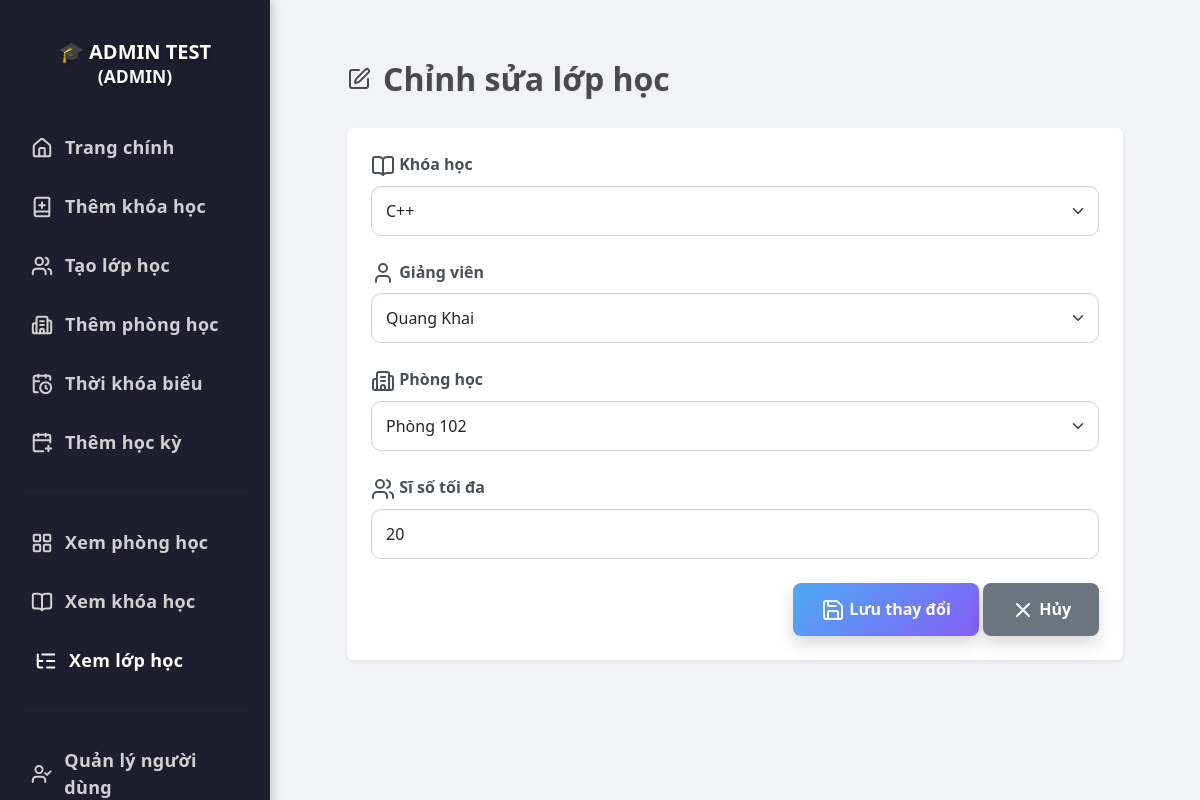
Screenshot of /edit-class/21 (signed in) with the database file from the repository.
### tables this page shows
CREATE TABLE users (
            id INTEGER PRIMARY KEY AUTOINCREMENT,
            full_name TEXT NOT NULL,
            email TEXT NOT NULL UNIQUE,
            password TEXT NOT NULL,
            role TEXT NOT NULL CHECK (role IN ('student', 'teacher', 'admin')),
            dob DATE,                
            phone TEXT,             
            gender TEXT CHECK (gender IN ('male', 'female', 'other')), 
            cccd TEXT              
        , image TEXT);

CREATE TABLE classes (
            id INTEGER PRIMARY KEY AUTOINCREMENT,
            course_id INTEGER NOT NULL,
            teacher_id INTEGER NOT NULL,
            room_id INTEGER NOT NULL,
            capacity INTEGER NOT NULL CHECK (capacity > 0),
            registered INTEGER DEFAULT 0, semester_id INTEGER REFERENCES semesters(id),
            FOREIGN KEY (course_id) REFERENCES courses(id),
            FOREIGN KEY (teacher_id) REFERENCES users(id),
            FOREIGN KEY (room_id) REFERENCES rooms(id)
        );

CREATE TABLE courses (
            id INTEGER PRIMARY KEY AUTOINCREMENT,
            name TEXT NOT NULL UNIQUE,
            description TEXT
        , image TEXT);

CREATE TABLE rooms (
            id INTEGER PRIMARY KEY AUTOINCREMENT,
            name TEXT NOT NULL UNIQUE,
            status TEXT NOT NULL CHECK (status IN ('available', 'occupied', 'maintenance'))
        );

### app.py (the view, shortened to what this page needs)
@app.route('/edit-class/<int:class_id>', methods=['GET', 'POST'])
@login_required
def edit_class(class_id):
    if current_user.role != 'admin':
        return "Không có quyền truy cập", 403
    conn = sqlite3.connect('database.db')
    cursor = conn.cursor()
    courses = cursor.execute("SELECT id, name FROM courses").fetchall()
    teachers = cursor.execute("SELECT id, full_name FROM users WHERE role = 'teacher'").fetchall()
    rooms = cursor.execute("SELECT id, name FROM rooms").fetchall()
    cursor.execute("SELECT course_id, teacher_id, room_id, capacity FROM classes WHERE id = ?", (class_id,))
    class_data = cursor.fetchone()
    if not class_data:
        conn.close()
        flash("Lớp học không tồn tại.", "danger")
        return redirect(url_for('view_classes'))
    conn.close()
    return render_template('admin/edit_class.html', class_id=class_id,
                           class_data=class_data, courses=courses,
                           teachers=teachers, rooms=rooms, user=current_user)

### app.py (called while the page is built)
@login_manager.user_loader
def load_user(user_id):
    conn = sqlite3.connect('database.db')
    cursor = conn.cursor()
    cursor.execute("SELECT id, full_name, email, role, image FROM users WHERE id = ?", (user_id,))
    row = cursor.fetchone()
    conn.close()
    if row:
        return User(*row)
    return None

### templates/admin/edit_class.html (shortened to what this page needs)
<!DOCTYPE html>
<html lang="vi">
<head>
  <link href="https://cdn.jsdelivr.net/npm/bootstrap@5.3.0/dist/css/bootstrap.min.css" rel="stylesheet">
</head>
<body>
<div class="sidebar">
  <h4>🎓 {{ user.full_name }}<br><small class="text-light">(ADMIN)</small></h4>
  <a href="/dashboard"><i data-lucide="home"></i>Trang chính</a>
  <a href="{{ url_for('add_course') }}"><i data-lucide="book-plus"></i>Thêm khóa học</a>
  <a href="{{ url_for('add_class') }}"><i data-lucide="users"></i>Tạo lớp học</a>
  <a href="{{ url_for('add_room') }}"><i data-lucide="building-2"></i>Thêm phòng học</a>
  <a href="{{ url_for('add_schedule') }}"><i data-lucide="calendar-clock"></i>Thời khóa biểu</a>
  <a href="{{ url_for('add_semester') }}"><i data-lucide="calendar-plus"></i>Thêm học kỳ</a>
  <hr>
  <a href="{{ url_for('view_rooms') }}"><i data-lucide="layout-grid"></i>Xem phòng học</a>
  <a href="{{ url_for('view_courses') }}"><i data-lucide="book-open"></i>Xem khóa học</a>
  <a href="{{ url_for('view_classes') }}" class="active"><i data-lucide="list-tree"></i>Xem lớp học</a>
  <hr>
  <a href="{{ url_for('view_users') }}"><i data-lucide="user-check"></i>Quản lý người dùng</a>
</div>
<div class="main-content">
  <div class="container animate-slide">
    <h2 class="form-title"><i data-lucide="edit"></i> Chỉnh sửa lớp học</h2>
    <form method="POST" class="p-4 bg-white rounded shadow-sm animate-fade">
      <div class="mb-4">
        <label for="course_id" class="form-label"><i data-lucide="book-open"></i> Khóa học</label>
        <select class="form-select" id="course_id" name="course_id" required>
          {% for c in courses %}
            <option value="{{ c[0] }}" {% if c[0] == class_data[0] %}selected{% endif %}>{{ c[1] }}</option>
          {% endfor %}
        </select>
      </div>
      <div class="mb-4">
        <label for="teacher_id" class="form-label"><i data-lucide="user"></i> Giảng viên</label>
        <select class="form-select" id="teacher_id" name="teacher_id" required>
          {% for t in teachers %}
            <option value="{{ t[0] }}" {% if t[0] == class_data[1] %}selected{% endif %}>{{ t[1] }}</option>
          {% endfor %}
        </select>
      </div>
      <div class="mb-4">
        <label for="room_id" class="form-label"><i data-lucide="building-2"></i> Phòng học</label>
        <select class="form-select" id="room_id" name="room_id" required>
          {% for r in rooms %}
            <option value="{{ r[0] }}" {% if r[0] == class_data[2] %}selected{% endif %}>{{ r[1] }}</option>
          {% endfor %}
        </select>
      </div>
      <div class="mb-4">
        <label for="capacity" class="form-label"><i data-lucide="users"></i> Sĩ số tối đa</label>
        <input type="number" class="form-control" id="capacity" name="capacity" value="{{ class_data[3] }}" min="1" required>
      </div>
      <div class="text-end">
        <button type="submit" class="btn btn-primary shadow"><i data-lucide="save"></i> Lưu thay đổi</button>
        <a href="{{ url_for('view_classes') }}" class="btn btn-secondary shadow"><i data-lucide="x"></i> Hủy</a>
      </div>
    </form>
  </div>
</div>
</body>
</html>

### templates/admin/edit_class.html (style rules this page uses)
body { margin: 0; font-family: 'Segoe UI', sans-serif; background: #f8f9fa; }
.sidebar { width: 270px; min-height: 100vh; background: #1e1e2f; padding-top: 40px; position: fixed; left: 0; top: 0; box-shadow: 2px 0 10px rgba(0, 0, 0, 0.2); }
.sidebar h4 { color: #fff; text-align: center; margin-bottom: 30px; font-weight: 800; font-size: 20px; text-transform: uppercase; text-shadow: 0 2px 4px rgba(0, 0, 0, 0.3); }
.sidebar a { display: flex; align-items: center; padding: 16px 26px; color: #d1d1d1; font-size: 18px; font-weight: 700; text-decoration: none; border-left: 5px solid transparent; transition: all 0.35s ease; letter-spacing: 0.3px; position: relative; }
.sidebar a::before { content: ''; position: absolute; top: 0; left: 0; height: 100%; width: 0; background: linear-gradient(90deg, #4dabf7, #c084fc); transition: width 0.35s ease; z-index: 0; opacity: 0.15; }
.sidebar a:hover, .sidebar a.active { color: #fff; transform: translateX(4px); }
.sidebar a svg { width: 22px; height: 22px; margin-right: 12px; stroke-width: 2.2; transition: transform 0.3s ease; z-index: 1; }
.main-content { margin-left: 270px; padding: 60px 50px; background: #f1f3f6; min-height: 100vh; }
.container { max-width: 800px; }
.form-title { font-size: 32px; font-weight: 800; margin-bottom: 30px; color: #4a4a4a; display: flex; align-items: center; gap: 12px; text-shadow: 1px 1px 2px rgba(0, 0, 0, 0.05); }
.form-label { font-weight: 600; color: #495057; font-size: 16px; margin-bottom: 8px; }
.form-control, .form-select { border-radius: 10px; padding: 12px 14px; font-size: 16px; border: 1px solid #ced4da; box-shadow: inset 0 1px 2px rgba(0, 0, 0, 0.05); transition: border-color 0.3s ease, box-shadow 0.3s ease; }
.form-control::placeholder { font-style: italic; color: #adb5bd; }
.btn-primary { padding: 14px 28px; font-weight: 600; font-size: 16px; border: none; border-radius: 8px; background: linear-gradient(135deg, #4dabf7, #845ef7); color: white; transition: background 0.3s ease, transform 0.2s ease; }
.btn-secondary { padding: 14px 28px; font-weight: 600; font-size: 16px; border: none; border-radius: 8px; background: #6c757d; color: white; transition: background 0.3s ease, transform 0.2s ease; }
.animate-slide { animation: slideIn 0.6s ease forwards; opacity: 0; }
.animate-fade { animation: fadeIn 0.8s ease forwards; opacity: 0; }
hr { border-color: rgba(255, 255, 255, 0.1); margin: 20px 20px; }

### rows the page displays
users: full_name "ADMIN TEST"
classes: course_id "C++", teacher_id "Quang Khai", room_id "Phòng 102", capacity "20"
